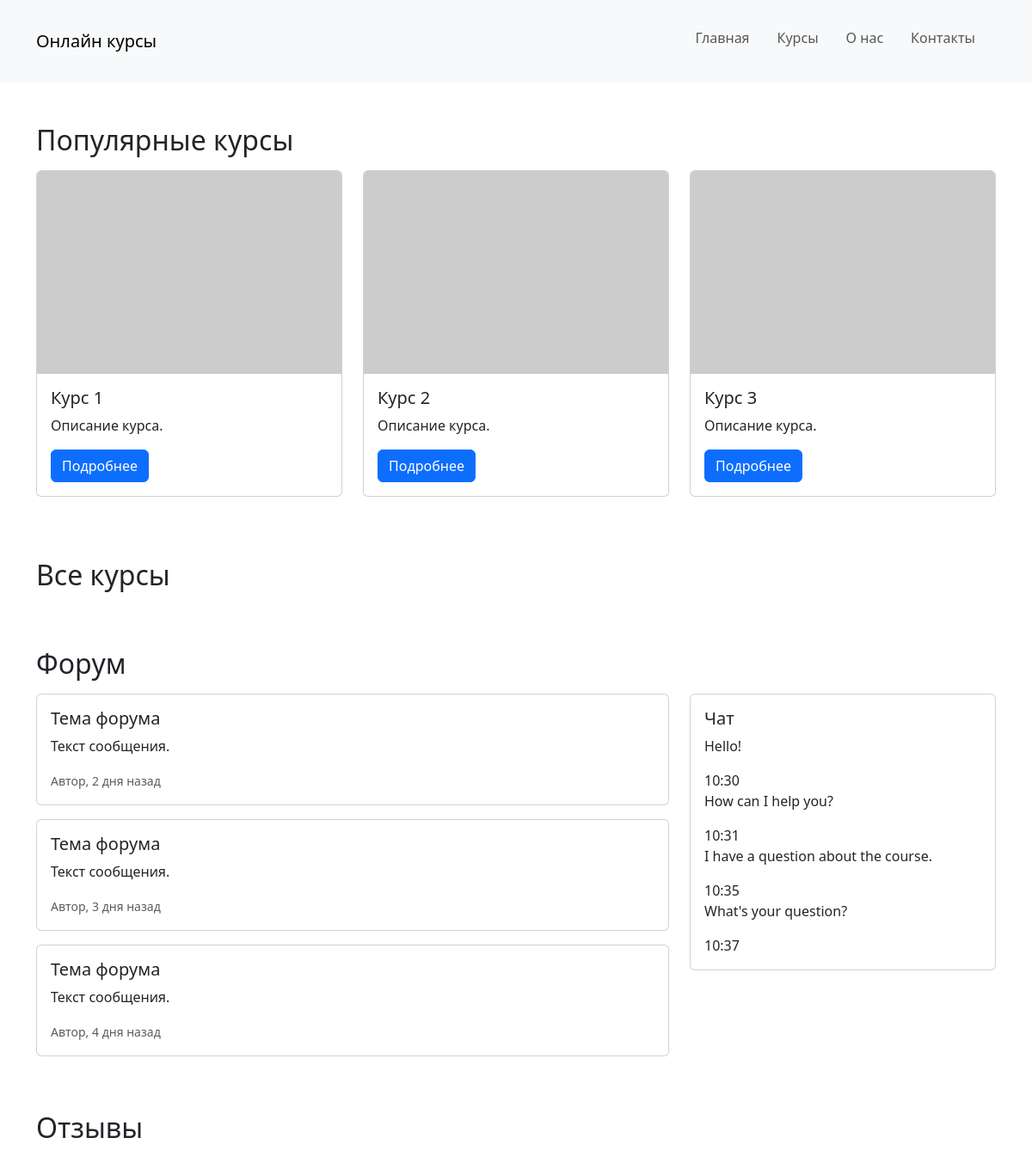
Before: / (upper part) with the older database file.
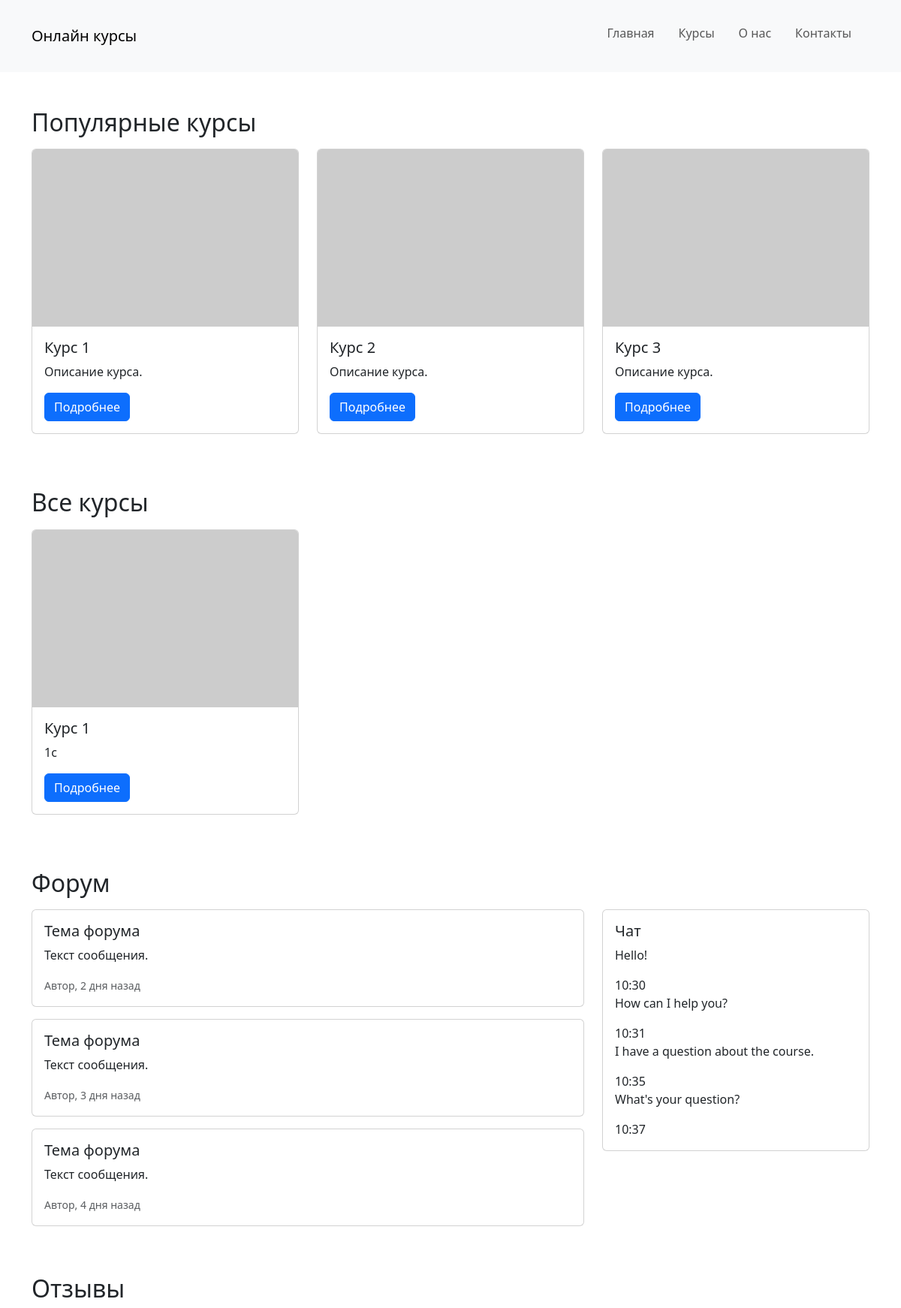
After: the same page with the newer database file.
### training/models.py (models this page shows, shortened)
class Course(models.Model):
    STATUS_CHOICES = (
        ('draft', 'Черновик'),
        ('published', 'Опубликован'),
    )
    title = models.CharField(max_length=100)
    cid = ShortUUIDField(unique=True,
                         length=7,
                         max_length=30,
                         prefix="cid",
                         alphabet='1234567890cou')
    description = models.TextField()
    publish = models.DateTimeField(default=timezone.now)
    created = models.DateTimeField(auto_now_add=True)
    updated = models.DateTimeField(auto_now=True)
    status = models.CharField(max_length=10, choices=STATUS_CHOICES, default='draft')
    view = models.IntegerField(default=0)
    objects = models.Manager()
    published = PublishedManager()
    class Meta:
        verbose_name = 'Курс'
        verbose_name_plural = 'Курсы'
        ordering = ['title']
    def get_absolute_url(self):
        return reverse('course_detail', kwargs={'cid': str(self.cid)})

### training/views.py (the view)
# urls.py: path('', CourseListView.as_view(), name='home'),
class CourseListView(ListView):
    model = Course
    template_name = 'templates_course/course/home.html'
    context_object_name = 'courses'
    queryset = Course.published.all()

### templates/templates_course/course/home.html (shortened to what this page needs)
{% extends 'templates_course/base.html' %}
{% block content %}
<main class="container my-5">
    <section class="mb-5">
        <h2 class="mb-3">Популярные курсы</h2>
        <div class="row">
            <div class="col-md-4 mb-4">
                <div class="card h-100">
                    <img src="https://picsum.photos/id/1/300/200" class="card-img-top" alt="...">
                    <div class="card-body">
                        <h5 class="card-title">Курс 1</h5>
                        <p class="card-text">Описание курса.</p>
                        <a href="#" class="btn btn-primary">Подробнее</a>
                    </div>
                </div>
            </div>
            <div class="col-md-4 mb-4">
                <div class="card h-100">
                    <img src="https://picsum.photos/id/2/300/200" class="card-img-top" alt="...">
                    <div class="card-body">
                        <h5 class="card-title">Курс 2</h5>
                        <p class="card-text">Описание курса.</p>
                        <a href="#" class="btn btn-primary">Подробнее</a>
                    </div>
                </div>
            </div>
            <div class="col-md-4 mb-4">
                <div class="card h-100">
                    <img src="https://picsum.photos/id/3/300/200" class="card-img-top" alt="...">
                    <div class="card-body">
                        <h5 class="card-title">Курс 3</h5>
                        <p class="card-text">Описание курса.</p>
                        <a href="#" class="btn btn-primary">Подробнее</a>
                    </div>
                </div>
            </div>
        </div>
    </section>
    <section class="mb-5">
        <h2 class="mb-3">Все курсы</h2>
        <div class="row">
            {% for course in courses %}
            <div class="col-md-4 mb-4">
                <div class="card h-100">
                    <img src="https://picsum.photos/id/1/300/200" class="card-img-top" alt="...">
                    <div class="card-body">
                        <h5 class="card-title">Курс 1</h5>
                        <p class="card-text">{{ course.title }}</p>
                        <a href="{{ course.get_absolute_url }}" class="btn btn-primary">Подробнее</a>
                    </div>
                </div>
            </div>
            {% endfor %}
        </div>
    </section>
    <section class="mb-5">
        <h2 class="mb-3">Форум</h2>
        <div class="row">
            <div class="col-md-8">
                <div class="card mb-3">
                    <div class="card-body">
                        <h5 class="card-title">Тема форума</h5>
                        <p class="card-text">Текст сообщения.</p>
                        <p class="card-text"><small class="text-muted">Автор, 2 дня назад</small></p>
                    </div>
                </div>
                <div class="card mb-3">
                    <div class="card-body">
                        <h5 class="card-title">Тема форума</h5>
                        <p class="card-text">Текст сообщения.</p>
                        <p class="card-text"><small class="text-muted">Автор, 3 дня назад</small></p>
                    </div>
                </div>
                <div class="card mb-3">
                    <div class="card-body">
                        <h5 class="card-title">Тема форума</h5>
                        <p class="card-text">Текст сообщения.</p>
                        <p class="card-text"><small class="text-muted">Автор, 4 дня назад</small></p>
                    </div>
                </div>
            </div>
            <div class="col-md-4">
                <div class="card mb-3">
                    <div class="card-body">
                        <h5 class="card-title">Чат</h5>
                        <div class="chat-container">
                            <div class="chat-message">
                                <div class="chat-message-content">
                                    <p>Hello!</p>
                                </div>
                                <div class="chat-time">
                                    10:30
                                </div>
                            </div>
                            <div class="chat-message">
                                <div class="chat-message-content">
                                    <p>How can I help you?</p>
                                </div>
                                <div class="chat-time">
                                    10:31
                                </div>
                            </div>
                            <div class="chat-message">
                                <div class="chat-message-content">
                                    <p>I have a question about the course.</p>
                                </div>
                                <div class="chat-time">
                                    10:35
                                </div>
                            </div>
                            <div class="chat-message">
                                <div class="chat-message-content">
                                    <p>What's your question?</p>
                                </div>
                                <div class="chat-time">
                                    10:37
                                </div>
                            </div>
                        </div>
                    </div>
                </div>
            </div>
        </div>
    </section>
    <section class="mb-5">
        <h2 class="mb-3">Отзывы</h2>
    </section>
</main>
{% endblock %}

### templates/templates_course/base.html (shortened to what this page needs)
<!DOCTYPE html>
<html lang="ru">
<head>
    <link href="https://cdn.jsdelivr.net/npm/bootstrap@5.3.0-alpha3/dist/css/bootstrap.min.css" rel="stylesheet"
>
    <link rel="stylesheet" href="style.css">
</head>
<body>
<header class="bg-light py-3">
    <div class="container">
        <nav class="navbar navbar-expand-lg navbar-light">
            <a class="navbar-brand" href="#">Онлайн курсы</a>
            <div class="collapse navbar-collapse" id="navbarNav">
                <ul class="navbar-nav ms-auto">
                    <li class="nav-item">
                        <a class="nav-link" href="#">Главная</a>
                    </li>
                    <li class="nav-item">
                        <a class="nav-link" href="#">Курсы</a>
                    </li>
                    <li class="nav-item">
                        <a class="nav-link" href="#">О нас</a>
                    </li>
                    <li class="nav-item">
                        <a class="nav-link" href="#">Контакты</a>
                    </li>
                </ul>
            </div>
        </nav>
    </div>
</header>
{% block content %}{% endblock %}
</body>
</html>

### static/style.css (style rules this page uses)
nav ul { list-style: none; margin: 0; padding: 0; }
nav li { display: inline-block; margin-right: 1rem; }
nav a { color: #333; text-decoration: none; }
section { margin-bottom: 2rem; }
ul { list-style: none; margin: 0; padding: 0; }
li { margin-bottom: 0.5rem; }
a { color: #333; text-decoration: none; }

Changed rows visible on the page:
added Course: title "1c"
